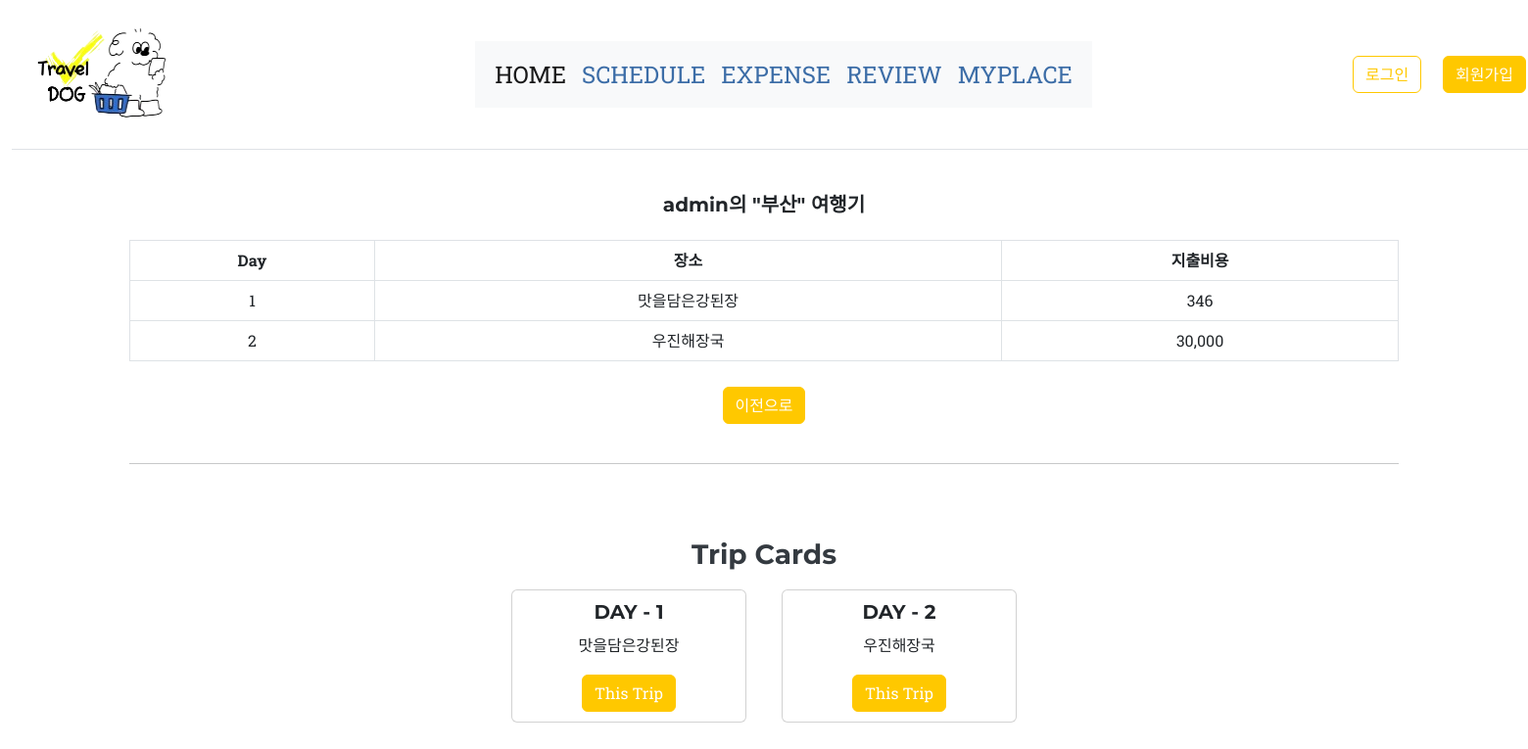
Screenshot of /review/tripDetail/15/ with the database file from the repository.
### trips/models.py (models this page shows, shortened)
class Trip(models.Model):
    user = models.ForeignKey(User, on_delete=models.CASCADE)
    region = models.ForeignKey(Region, on_delete=models.CASCADE)
    start_date = models.DateField()
    end_date = models.DateField()
    def __str__(self):
       return f'{self.user.username} - {self.region.name} ({self.start_date} to {self.end_date})'

class Region(models.Model):
    name = models.CharField(max_length=100)
    image = models.FileField(upload_to='symbol/', blank=True, null=True)
    def __str__(self):
        return self.name

class TripDetail(models.Model):
    trip = models.ForeignKey(Trip, on_delete=models.CASCADE)
    day = models.IntegerField()
    destination = models.ForeignKey(Destination, on_delete=models.CASCADE)
    expense = models.DecimalField(max_digits=10, decimal_places=2,null=False)
    context = models.TextField(null=True)
    def __str__(self):
        return f'{self.trip} - Day {self.day}: {self.destination.name}, {self.expense}'

class Destination(models.Model):
    name = models.CharField(max_length=100)
    address = models.CharField(max_length=255)

### review/views.py (the view)
# urls.py: path('tripDetail/<int:tripId>/', views.tripDetail),
def tripDetail(request,tripId):  # day 순서로 정렬 필요
    userId=request.user.id
    trip=get_object_or_404(Trip,id=tripId) #tripId 가 동일한 글 불러오기
    tripdetails=TripDetail.objects.filter(trip=trip).order_by('day') # 현재 trip과 같은 객체를 가진 tripdetail들을 가져옴
    detailDict = {detail.day: detail for detail in tripdetails}
    print('정렬된 데이터:', detailDict)
    borders = Border.objects.filter(trip_detail__in=tripdetails)
    borderList=findBorder(tripdetails, borders);  # 각 디테일과 일치하는 border 객체반환
    try:
        imageUrls= findImage(tripdetails, borderList);
        content = {
            'trip': trip,
            'detailDict':detailDict,
            'imageUrls': imageUrls,
            'borderList': borderList,
        }
        return render(request,'review/tripDetail.html',content);
    except Exception as e:
        content = {
            'trip': trip,
            'detailDict': detailDict,
            'borderList': borderList,
        }
        return render(request, 'review/tripDetail.html', content)

### review/views.py (called while the page is built)
def findBorder(tripdetails, borders):
    borderList = []
    for tripdetail in tripdetails:
        try:
            border = borders.get(trip_detail=tripdetail)
            borderList.append(border)
        except Border.DoesNotExist:
            continue
    return borderList;

def findImage(tripdetails, borderList):
    images = {}
    for b in borderList:
        tripdetail = tripdetails.get(id=b.trip_detail.id)
        imgs = BorderImage.objects.filter(border=b)  # border에 해당되는 borderImage 객체들만 필터링
        image_urls = [i.image.url for i in imgs]  # 이미지 객체의 URL 리스트 생성
        images[tripdetail.id] = image_urls  # tripdetail ID를 키로 사용하여 딕셔너리에 저장
    return images;

### template/review/tripDetail.html (shortened to what this page needs)
{% extends 'index.html' %}
{% load humanize %}
{% block content %}
<div style="margin-top: 0;">
    <h5 class="text-center mb-4">{{ trip.user }}의 "{{ trip.region }}" 여행기</h5>
    <table class="table table-bordered table-hover text-center">
        <thead class="thead-dark">
            <tr>
                <th>Day</th>
                <th>장소</th>
                <th>지출비용</th>
            </tr>
        </thead>
        <tbody>
            {% for day, tripdetail in detailDict.items %}
            <tr>
                <td>{{ tripdetail.day }}</td>
                <td>{{ tripdetail.destination.name }}</td>
                <td>{{ tripdetail.expense|floatformat:0|intcomma }}</td>
            </tr>
            {% endfor %}
        </tbody>
    </table>
</div>
<div>
    <button type="button" style="margin-top: 10px;"
    onclick="window.location.href='/review/index/'" class="btn btn-primary custom-button">이전으로</button>
</div>
<br>
<hr>
<h3 style="top: 50px;" class="trip-card-title">Trip Cards</h3>
<div id="cardContainer" class="d-flex flex-wrap justify-content-center gap-3">
    {% for day, tripdetail in detailDict.items %}
    <div class="card">
        <div class="card-body">
            <h5 class="card-title">DAY - {{ tripdetail.day }}</h5>
            <p class="card-text">{{ tripdetail.destination.name }}</p>
            <a href="javascript:void(0)" class="btn btn-primary" onclick="window.location.href='/review/add/{{tripdetail.id}}/'">This Trip</a>
        </div>
    </div>
    {% endfor %}
</div>
{% endblock %}

### template/review/tripDetail.html (style rules this page uses)
.trip-card-title { padding-top: 60px; }
.card { width: 15rem; margin: 10px; height: auto; }
.card-body { padding: 10px; }
.custom-button { margin-top: 5px; }

### rows the page displays
Trip: user "admin", region "부산"
TripDetail: day "1", destination.name "맛을담은강된장", expense "346"
TripDetail: day "2", destination.name "우진해장국", expense "30,000"
